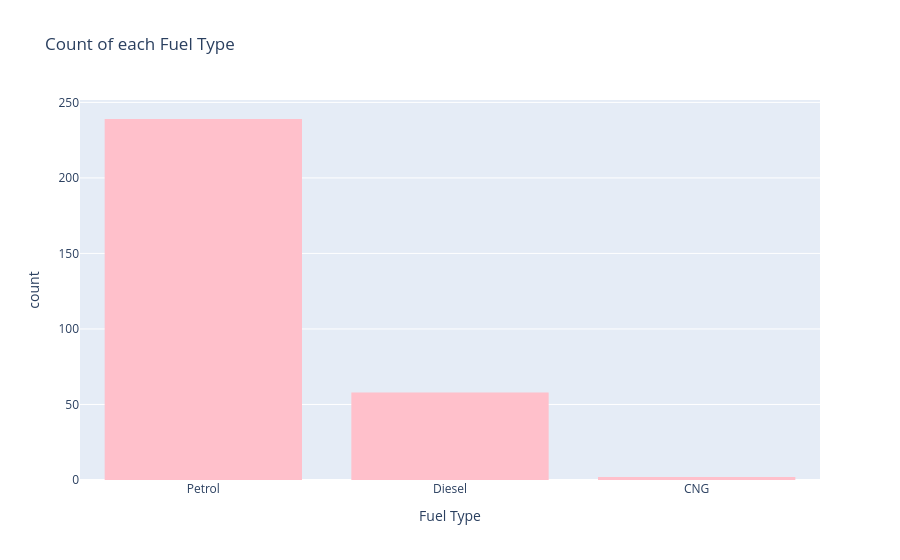

The cell this chart's notebook holds for it:
### Code cell
#Count_Fuel_Type

fig = px.histogram(df, x='Fuel_Type',
                labels = {'Fuel_Type':'Fuel Type'},
                title = 'Count of each Fuel Type',
                color_discrete_sequence= ['pink'])
fig.show()

### Figure 1 — Plotly figure (JSON) as saved in the notebook; plotly's stock layout.template omitted (floating-point values rounded to 4 significant figures; data arrays with more than 128 entries replaced by an {"elided": "..."} marker saying what was removed)
{"data": [{"bingroup": "x", "hovertemplate": "Fuel Type=%{x}<br>count=%{y}<extra></extra>", "legendgroup": "", "marker": {"color": "pink", "pattern": {"shape": ""}}, "name": "", "orientation": "v", "showlegend": false, "type": "histogram", "x": {"elided": "299 str values"}, "xaxis": "x", "yaxis": "y"}], "layout": {"barmode": "relative", "legend": {"tracegroupgap": 0}, "title": {"text": "Count of each Fuel Type"}, "xaxis": {"anchor": "y", "domain": [0, 1], "title": {"text": "Fuel Type"}}, "yaxis": {"anchor": "x", "domain": [0, 1], "title": {"text": "count"}}}}
